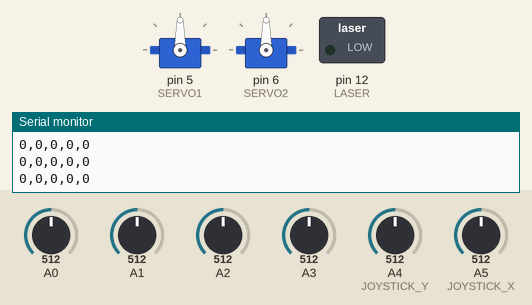
This sketch was run on a simulated Arduino Uno, built with avr-gcc and run on an emulated ATmega328P. Parts: 2 × servo, switched loads named in the sketch (green lamp = pin HIGH), the last lines printed to the serial monitor. Inputs (shaded band) come from the test bench; at power-on: A4 (JOYSTICK_Y) = 512, A5 (JOYSTICK_X) = 512, A0 = 512, A1 = 512, A2 = 512, A3 = 512.

Above: at 1.2 s.
1.3 s: A4 (JOYSTICK_Y) set to 595
4.3 s: A4 (JOYSTICK_Y) set to 629
At 4.41 s:
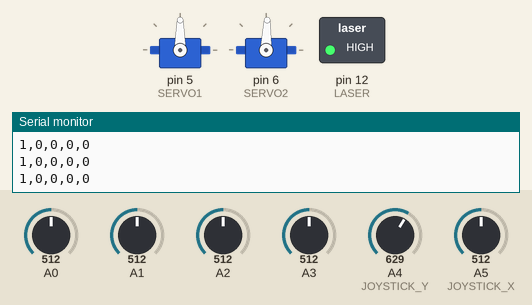
At 5.41 s:
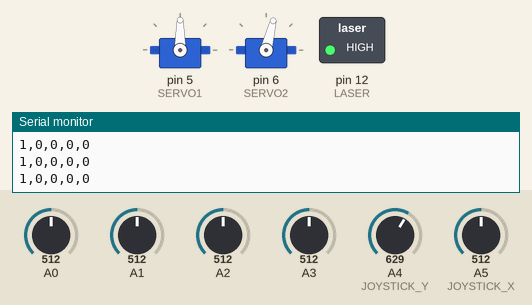
7.3 s: A5 (JOYSTICK_X) set to 602
10.3 s: A5 (JOYSTICK_X) set to 628
At 10.4 s:
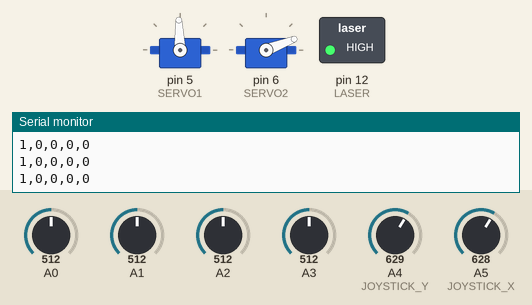
13.3 s: A4 (JOYSTICK_Y) set to 429
16.3 s: A4 (JOYSTICK_Y) set to 404
At 16.31 s:
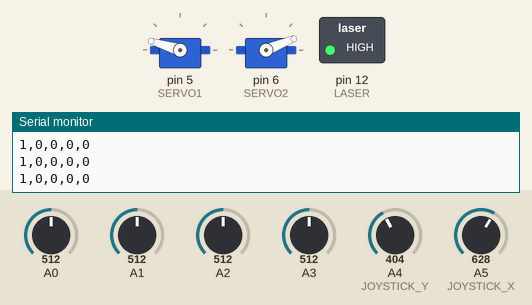
Timing chart, 0 to 22.7 s (numbered marks = the images above; inputs shaded):
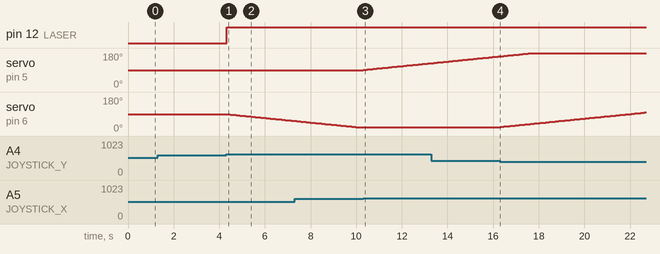

The sketch:

sketch.ino
```cpp
#include <Servo.h>

#define VIN 5 // V power voltage
#define R 10000 //ohm resistance value

// pins
constexpr uint8_t JOYSTICK_X = A5;
constexpr uint8_t JOYSTICK_Y = A4;
constexpr uint8_t LASER = 12;
constexpr uint8_t SERVO1 = 5;
constexpr uint8_t SERVO2 = 6;

Servo servo1;
Servo servo2;

// conversion "valeur pin photorésistance -> lumens"
int sensorRawToPhys(int raw){
  // Conversion rule
  float Vout = float(raw) * (VIN / float(1023));// Conversion analog to voltage
  float RLDR = (R * (VIN - Vout))/Vout; // Conversion voltage to resistance
  int phys=500/(RLDR/1000); // Conversion resitance to lumen

  return phys;
}

void setup() {
  Serial.begin(9600);

  pinMode(LASER, OUTPUT);

  servo1.attach(SERVO1);
  servo2.attach(SERVO2);

  pinMode(JOYSTICK_X, INPUT);
  pinMode(JOYSTICK_Y, INPUT);
}

// contraint une valeur à un intervalle [min; max]
template <typename T> T clamp(T value, T min, T max) {
  if (value < min) {
    return min;
  } else if (value > max) {
    return max;
  } else {
    return value;
  }
}

unsigned long lastJoystickRead = 0;

// délai nécessaire pour éviter que le joystick soit trop sensible
constexpr unsigned long JOYSTICK_INPUT_DELAY = 75;

// état global de l'activité
enum GlobalState {
  Inactive = 0, // inactif - l'utilisateur n'a pas touché au joystick depuis un moment
  Start = 1, // démarrage - l'utilisateur vient de toucher au joystick
  Active = 2, // actif
};

// état d'une zone en particulier
enum ZoneState {
  Blank = 0, // la zone n'est pas explorée
  Scanned = 1, // la zone a été scannée
  Probed = 2 // une balise a été installée dans la zone
};

// défini une zone scannable
struct Zone {
  uint8_t photo_cell_pin; // pin sur lequel la photorésistance de la zone est connecté

  ZoneState state; // état de la zone

  unsigned long lastStateChange; // dernière fois que l'état a changé

  bool isCandidate; // une balise peut être posée

  int lumenThreshold; // seuil de lumen correspondant au passage du laser sur la photorésistance
};

#define NB_ZONES 4

Zone zones[NB_ZONES] = {
  {A0, Blank, 0, true, 600},
  {A1, Blank, 0, false, 1000},
  {A2, Blank, 0, true, 1000},
  {A3, Blank, 0, false, 1000}
};

constexpr unsigned long INACTIVITY_DELAY = 30000;

constexpr unsigned long ZONE_STATE_CHANGE_DELAY = 1000;

GlobalState globalState = Inactive;

unsigned long lastGlobalStateChange = 0;

unsigned long lastActive = 0;

void loop() {
  unsigned long now = millis();

  // on allume le laser si on est pas en inactif
  digitalWrite(LASER, globalState == Inactive ? LOW : HIGH);

  if (now - lastJoystickRead >= JOYSTICK_INPUT_DELAY) {
    lastJoystickRead = now;

    // calcul du delta a appliquer aux moteurs
    int dx = analogRead(JOYSTICK_X) - 511;
    if (dx < 30 && dx > -30) {
      dx = 0;
    }
    dx = clamp(dx / 100, -1, 1);

    int dy = analogRead(JOYSTICK_Y) - 511;
    if (dy < 30 && dy > -30) {
      dy = 0;
    }
    dy = clamp(dy / 100, -1, 1)  * -1;

    int posX = servo1.read() + dx;
    if (posX > 20 && posX < 200) {
      servo1.write(servo1.read() + dx);
    }

    int posY = servo2.read() + dy;
    if(posY > 20 && posY < 200) {
      servo2.write(servo2.read() + dy);
    }

    // si le delta a appliquer est non nul
    if (dx != 0 || dy != 0) {
      if (globalState == Inactive) {
        globalState = Start;

        lastGlobalStateChange = now;
      }

      lastActive = now;
    }
  }

  // si l'utilisateur a interragi pour la dernière fois il y a plus de
  // INACTIVITY_DELAY secondes et qu'on est pas déjà en inactif, on passe en inactif.
  if (globalState != Inactive && now - lastActive > INACTIVITY_DELAY) {
    globalState = Inactive;

    for (int i = 0; i < NB_ZONES; i++) {
      zones[i].state = Blank;
      zones[i].lastStateChange = now;
    }

    lastGlobalStateChange = now;

    // remise à zéro des servos
    servo1.write(93);
    servo2.write(93);
  }

  // si on est en état "démarrage" depuis plus de 15 secondes,
  // on passe en "actif" (pour masquer la vidéo introductive).
  if (globalState == Start && now - lastGlobalStateChange > 15000) {
    globalState = Active;
    lastGlobalStateChange = now;
    lastActive = now;
  }

  // afficher l'état de l'activité au format suivant :

  // a,b,c,d,e
  //
  // avec :
  // a = état global de l'application
  // b,c,d,e = état de chaque zone

  Serial.print(globalState);

  Serial.print(',');

  for (int i = 0; i < NB_ZONES; i++) {
    Zone &zone = zones[i];

    int lumen = sensorRawToPhys(analogRead(zone.photo_cell_pin));

    // si la valeur mesurée en lumen est au delà de 2000, alors
    // le laser vient de passer sur le capteur
    if (lumen > zone.lumenThreshold && now - zone.lastStateChange > ZONE_STATE_CHANGE_DELAY) {
      zone.lastStateChange = now;

      // si la zone n'est pas découverte, on la passe en "scannée"
      if (zone.state == Blank) {
        zone.state = Scanned;
      // si la zone est déjà scannée et qu'elle est candidate
      // au replentage, on passe en "balisée"
      } else if (zone.isCandidate && zone.state == Scanned) {
        zone.state = Probed;
      }
    }

    if (i > 0) {
      Serial.print(',');
    }

    Serial.print(zone.state);
    //Serial.print(':');
    //Serial.print(lumen);
  }

  Serial.print("\n");
}
```

Measured:
- the behaviour switches between 610 and 611 on A4 (JOYSTICK_Y) (found by bisection; images 0 and 1)
- the behaviour switches between 610 and 611 on A5 (JOYSTICK_X) (found by bisection; images 2 and 3)
- the behaviour switches between 412 and 411 on A4 (JOYSTICK_Y) (found by bisection; images 3 and 4)
- after the input at 4.3 s, pin 12 (LASER): LOW → HIGH at once; servo on pin 6 (SERVO2): moves from 90° to 54° over 2.9 s, starting at once
- after the input at 10.3 s, servo on pin 5 (SERVO1): moves from 90° to 126° over 2.9 s, starting at once
- after the input at 16.3 s, servo on pin 6 (SERVO2): moves from 21° to 98° over 6.3 s, starting at once
